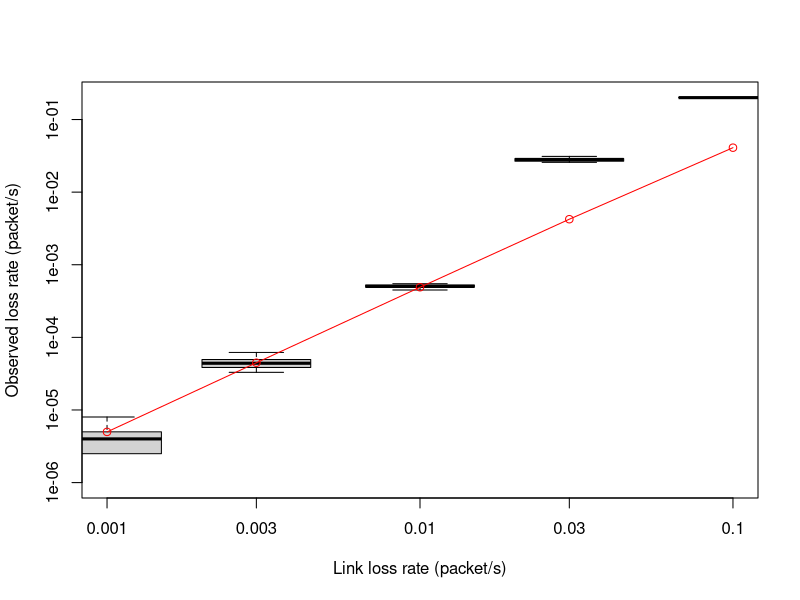

Write R code to recreate this figure.
#!/usr/bin/Rscript
Data = read.csv('Loss.csv', header = FALSE)
Data = Data[Data[, 1] == 79, ]
Matrix = t(data.matrix(Data[, 3:ncol(Data)]))
X = unique(Data[, 2])
colnames(Matrix) = X
Range = range(Matrix)
if (min(Matrix) == 0)
{
  Range[1] = 1e-6
}

Matrix

Predictions = c()
for (p in unique(X))
{
  # 0 or 1 packets are lost: Full recovery
  Recovery = pbinom(1, 6, p)

  # More than 1 packet is lost, none of them is a parity packet
  for (i in 2:5)
  {
    Recovery = Recovery + p^i * (1 - p)^(6 - i) * choose(5, i) * (1 - i / 5)
  }

  # More than 1 packet is lost, one of them is a parity packet
  for (i in 2:6)
  {
    Recovery = Recovery + p^i * (1 - p)^(6 - i) * choose(5, i - 1) * (1 - (i - 1) / 5)
  }

  Predictions = c(Predictions, 1 - Recovery)
}

pdf(file = "Loss_graph.pdf", width = 6 + 2 / 3, height = 4.2)
boxplot(Matrix, at = X, log = "xy", xlim = range(X), ylim = Range)
par(new = TRUE)
plot(unique(X), Predictions, log = "xy", type = "o", xlim = range(X), ylim = Range,
     axes = FALSE, xlab = "Link loss rate (packet/s)", ylab = "Observed loss rate (packet/s)",
     col = "red")

